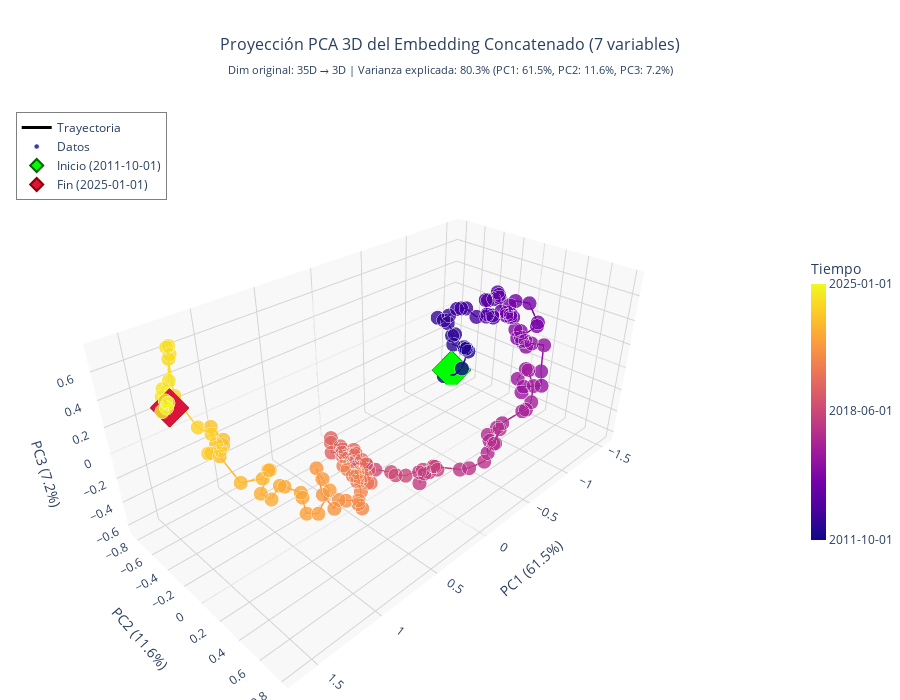

Write notebook code for a chart like this one.
### Code cell
# Reducir de 21D a 3D
pca = PCA(n_components=3)
X_pca = pca.fit_transform(X_emb_concat)  # (198, 3)

# Obtener varianza explicada
var_exp = pca.explained_variance_ratio_
var_total = np.sum(var_exp)

# Obtener fechas correspondientes al embedding concatenado
# El embedding concatenado tiene menos puntos debido a los parámetros tau y d
n_original = len(data)
start_idx = n_original - len(X_pca)
fechas_emb = data.index[start_idx:start_idx + len(X_pca)]
fechas_str = [fecha.strftime('%Y-%m-%d') for fecha in fechas_emb]

# Crear gradiente de color temporal
colors = np.arange(len(X_pca))

# Graficar
fig = go.Figure()

# Traza de línea (trayectoria)
fig.add_trace(go.Scatter3d(
    x=X_pca[:, 0],
    y=X_pca[:, 1],
    z=X_pca[:, 2],
    mode='lines',
    line=dict(
        width=3,
        color=colors,
        colorscale='Plasma',  # Diferente colorscale para distinguir del anterior
        showscale=False
    ),
    name="Trayectoria",
    hoverinfo='skip',
    showlegend=True
))

# Traza de marcadores (puntos con hover)
fig.add_trace(go.Scatter3d(
    x=X_pca[:, 0],
    y=X_pca[:, 1],
    z=X_pca[:, 2],
    mode='markers',
    marker=dict(
        size=5,
        opacity=0.8,
        color=colors,
        colorscale='Plasma',
        showscale=True,
        colorbar=dict(
            title="Tiempo",
            tickvals=[0, len(colors)//2, len(colors)-1],
            ticktext=[fechas_str[0], fechas_str[len(colors)//2], fechas_str[-1]],
            len=0.5,
            thickness=15
        ),
        line=dict(width=0.5, color='white')
    ),
    text=fechas_str,
    name="Datos",
    hovertemplate="<b>Fecha:</b> %{text}<br>" +
                  f"<b>PC1</b> ({var_exp[0]:.1%}): %{{x:.3f}}<br>" +
                  f"<b>PC2</b> ({var_exp[1]:.1%}): %{{y:.3f}}<br>" +
                  f"<b>PC3</b> ({var_exp[2]:.1%}): %{{z:.3f}}<br>" +
                  "<extra></extra>",
    showlegend=True
))

# Marcar inicio y fin
fig.add_trace(go.Scatter3d(
    x=[X_pca[0, 0]],
    y=[X_pca[0, 1]],
    z=[X_pca[0, 2]],
    mode='markers',
    marker=dict(size=10, color='lime', symbol='diamond', line=dict(width=2, color='darkgreen')),
    name=f"Inicio ({fechas_str[0]})",
    hovertemplate=f"<b>Inicio</b><br>Fecha: {fechas_str[0]}<extra></extra>"
))

fig.add_trace(go.Scatter3d(
    x=[X_pca[-1, 0]],
    y=[X_pca[-1, 1]],
    z=[X_pca[-1, 2]],
    mode='markers',
    marker=dict(size=10, color='crimson', symbol='diamond', line=dict(width=2, color='darkred')),
    name=f"Fin ({fechas_str[-1]})",
    hovertemplate=f"<b>Fin</b><br>Fecha: {fechas_str[-1]}<extra></extra>"
))

# Calcular información sobre el embedding concatenado
dim_original = X_emb_concat.shape[1]
n_variables = len(single_embeddings)
promedio_dim_por_var = dim_original / n_variables

fig.update_layout(
    title=dict(
        text=f"Proyección PCA 3D del Embedding Concatenado ({n_variables} variables)<br>" +
             f"<sub>Dim original: {dim_original}D → 3D | " +
             f"Varianza explicada: {var_total:.1%} " +
             f"(PC1: {var_exp[0]:.1%}, PC2: {var_exp[1]:.1%}, PC3: {var_exp[2]:.1%})</sub>",
        x=0.5,
        xanchor='center',
        font=dict(size=16)
    ),
    scene=dict(
        xaxis=dict(
            title=f"PC1 ({var_exp[0]:.1%})",
            showgrid=True,
            gridcolor='lightgray',
            showbackground=True,
            backgroundcolor='#f8f8f8'
        ),
        yaxis=dict(
            title=f"PC2 ({var_exp[1]:.1%})",
            showgrid=True,
            gridcolor='lightgray',
            showbackground=True,
            backgroundcolor='#f8f8f8'
        ),
        zaxis=dict(
            title=f"PC3 ({var_exp[2]:.1%})",
            showgrid=True,
            gridcolor='lightgray',
            showbackground=True,
            backgroundcolor='#f8f8f8'
        ),
        camera=dict(
            eye=dict(x=1.5, y=1.5, z=1.3)
        )
    ),
    height=700,
    width=900,
    showlegend=True,
    legend=dict(
        x=0.02,
        y=0.98,
        bgcolor='rgba(255, 255, 255, 0.9)',
        bordercolor='gray',
        borderwidth=1
    ),
    margin=dict(l=0, r=0, t=100, b=0)
)

fig.show()

# Imprimir información detallada
print(f"\n{'='*60}")
print(f"INFORMACIÓN DEL EMBEDDING CONCATENADO + PCA")
print(f"{'='*60}")
print(f"Número de variables concatenadas: {n_variables}")
print(f"Dimensión del embedding concatenado: {dim_original}D")
print(f"Dimensión promedio por variable: {promedio_dim_por_var:.1f}D")
print(f"Dimensión tras PCA: 3D")
print(f"Número de observaciones: {len(X_pca)}")
print(f"\nVarianza explicada por componente:")
for i, var in enumerate(var_exp, 1):
    print(f"  PC{i}: {var:.2%}")
print(f"\nVarianza total explicada: {var_total:.2%}")
print(f"Varianza no explicada: {1-var_total:.2%}")
print(f"\nPeríodo: {fechas_str[0]} a {fechas_str[-1]}")
print(f"Puntos perdidos por embedding: {n_original - len(X_pca)}")
print(f"{'='*60}\n")

# Información adicional sobre las componentes principales
print(f"COMPONENTES PRINCIPALES - Información adicional:")
print(f"{'-'*60}")
loadings = pca.components_
for i in range(3):
    top_features = np.argsort(np.abs(loadings[i]))[-5:][::-1]
    print(f"PC{i+1}: Top 5 dimensiones con mayor peso:")
    for j, feat_idx in enumerate(top_features, 1):
        print(f"  {j}. Dim {feat_idx}: {loadings[i][feat_idx]:.4f}")
print(f"{'='*60}\n")

### Figure 1 — Plotly figure (JSON) as saved in the notebook; plotly's stock layout.template omitted (floating-point values rounded to 4 significant figures; data arrays with more than 128 entries replaced by an {"elided": "..."} marker saying what was removed)
{"data": [{"hoverinfo": "skip", "line": {"color": {"elided": "160 int values"}, "colorscale": [[0, "#0d0887"], [0.1111, "#46039f"], [0.2222, "#7201a8"], [0.3333, "#9c179e"], [0.4444, "#bd3786"], [0.5556, "#d8576b"], [0.6667, "#ed7953"], [0.7778, "#fb9f3a"], [0.8889, "#fdca26"], [1, "#f0f921"]], "showscale": false, "width": 3}, "mode": "lines", "name": "Trayectoria", "showlegend": true, "type": "scatter3d", "x": {"elided": "160 float values"}, "y": {"elided": "160 float values"}, "z": {"elided": "160 float values"}}, {"hovertemplate": "<b>Fecha:</b> %{text}<br><b>PC1</b> (61.5%): %{x:.3f}<br><b>PC2</b> (11.6%): %{y:.3f}<br><b>PC3</b> (7.2%): %{z:.3f}<br><extra></extra>", "marker": {"color": {"elided": "160 int values"}, "colorbar": {"len": 0.5, "thickness": 15, "ticktext": ["2011-10-01", "2018-06-01", "2025-01-01"], "tickvals": [0, 80, 159], "title": {"text": "Tiempo"}}, "colorscale": [[0, "#0d0887"], [0.1111, "#46039f"], [0.2222, "#7201a8"], [0.3333, "#9c179e"], [0.4444, "#bd3786"], [0.5556, "#d8576b"], [0.6667, "#ed7953"], [0.7778, "#fb9f3a"], [0.8889, "#fdca26"], [1, "#f0f921"]], "line": {"color": "white", "width": 0.5}, "opacity": 0.8, "showscale": true, "size": 5}, "mode": "markers", "name": "Datos", "showlegend": true, "text": {"elided": "160 str values"}, "type": "scatter3d", "x": {"elided": "160 float values"}, "y": {"elided": "160 float values"}, "z": {"elided": "160 float values"}}, {"hovertemplate": "<b>Inicio</b><br>Fecha: 2011-10-01<extra></extra>", "marker": {"color": "lime", "line": {"color": "darkgreen", "width": 2}, "size": 10, "symbol": "diamond"}, "mode": "markers", "name": "Inicio (2011-10-01)", "type": "scatter3d", "x": [-1.447], "y": [-0.7261], "z": [-0.5623]}, {"hovertemplate": "<b>Fin</b><br>Fecha: 2025-01-01<extra></extra>", "marker": {"color": "crimson", "line": {"color": "darkred", "width": 2}, "size": 10, "symbol": "diamond"}, "mode": "markers", "name": "Fin (2025-01-01)", "type": "scatter3d", "x": [1.574], "y": [-0.2332], "z": [0.5809]}], "layout": {"height": 700, "legend": {"bgcolor": "rgba(255, 255, 255, 0.9)", "bordercolor": "gray", "borderwidth": 1, "x": 0.02, "y": 0.98}, "margin": {"b": 0, "l": 0, "r": 0, "t": 100}, "scene": {"camera": {"eye": {"x": 1.5, "y": 1.5, "z": 1.3}}, "xaxis": {"backgroundcolor": "#f8f8f8", "gridcolor": "lightgray", "showbackground": true, "showgrid": true, "title": {"text": "PC1 (61.5%)"}}, "yaxis": {"backgroundcolor": "#f8f8f8", "gridcolor": "lightgray", "showbackground": true, "showgrid": true, "title": {"text": "PC2 (11.6%)"}}, "zaxis": {"backgroundcolor": "#f8f8f8", "gridcolor": "lightgray", "showbackground": true, "showgrid": true, "title": {"text": "PC3 (7.2%)"}}}, "showlegend": true, "title": {"font": {"size": 16}, "text": "Proyección PCA 3D del Embedding Concatenado (7 variables)<br><sub>Dim original: 35D → 3D | Varianza explicada: 80.3% (PC1: 61.5%, PC2: 11.6%, PC3: 7.2%)</sub>", "x": 0.5, "xanchor": "center"}, "width": 900}}
